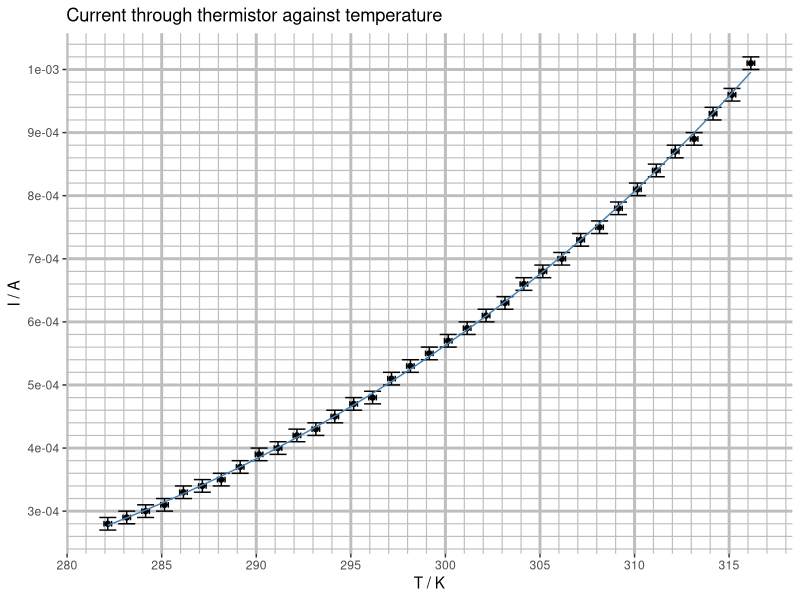
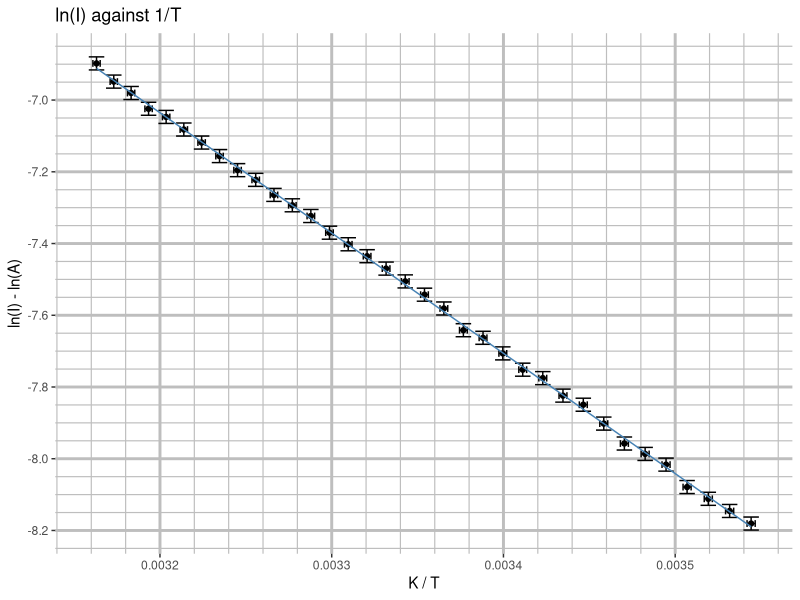

Write R code to recreate these figures, in order.
library(ggplot2)

k = 1.3806488e-23

U_I = 0.01e-3
U_T = 0.2

V_values <- c(5.11, 5.08, 5.15, 5.27)
V <- mean(V_values)
V

current_df <- read.table("data.csv", sep=",")
colnames(current_df) <- c("T_celsius", "I_ma")

current_df$T <- current_df$T_celsius + 273.15
current_df$I <- current_df$I_ma / 1000

current_df$T_recip = 1 / current_df$T
current_df$ln_I = log(current_df$I)

pc_U_I = U_I / median(current_df$I)
pc_U_T = U_T / median(current_df$T)

pc_U_I
pc_U_T

current_df

nl_model <- nls(I~A*exp(-E/(k * T)),
                start=list(A=4, E=0.3 * 1.6e-19), data=current_df)
nl_model

qplot(T, I, data=current_df,
      main="Current through thermistor against temperature",
      xlab="T / K", ylab="I / A") +
      geom_errorbar(data=current_df, mapping=aes(ymin=I-U_I, ymax=I+U_I)) +
      geom_errorbarh(data=current_df, mapping=aes(xmin=T-U_T, xmax=T+U_T)) +
      theme(panel.grid.minor = element_line(colour="gray", size=0.4),
            panel.grid.major = element_line(colour="gray", size=1),
            panel.background = element_blank()) +
      scale_y_continuous(minor_breaks = seq(0.1e-3, 1.1e-3, 0.2e-4),
                         breaks = seq(0.1e-3, 1.1e-3, 0.1e-3)) +
      scale_x_continuous(minor_breaks = seq(280, 320, 1),
                         breaks = seq(280, 320, 5)) +
      geom_line(aes(y = predict(nl_model)), color="steelblue")

model <- lm(ln_I ~ T_recip, data=current_df)
model

qplot(T_recip, ln_I, data=current_df,
      main="ln(I) against 1/T",
      xlab="K / T", ylab="ln(I) - ln(A)") +
      geom_errorbar(data=current_df,
                    mapping=aes(ymin=ln_I - pc_U_I,
                                ymax=ln_I + pc_U_I)) +
      geom_errorbarh(data=current_df,
                     mapping=aes(xmin=(1 - pc_U_T) * T_recip,
                                 xmax=(1 + pc_U_T) * T_recip)) +
      theme(panel.grid.minor = element_line(colour="gray", size=0.4),
            panel.grid.major = element_line(colour="gray", size=1),
            panel.background = element_blank()) +
      scale_y_continuous(minor_breaks = seq(-10, -5, 0.05),
                         breaks = seq(-10, -5, 0.2)) +
      scale_x_continuous(minor_breaks = seq(0.003, 0.004, 0.00002),
                         breaks = seq(0.003, 0.004, 0.0001)) +
      geom_line(aes(y = predict(model)), color="steelblue")
